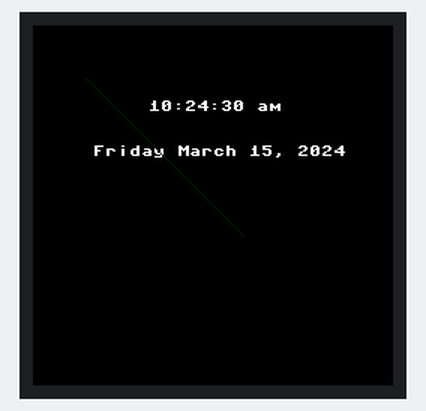
A program run on a simulated Raspberry Pi Pico running MicroPython. On the bench: 240×240 colour display. The clock reads 2024-03-15 10:24:30 at power-on unless the program sets it; library files of the repository ran but are not shown: LCD_1inch28.py.

Above: at 0.3 s.
At 37.3 s:
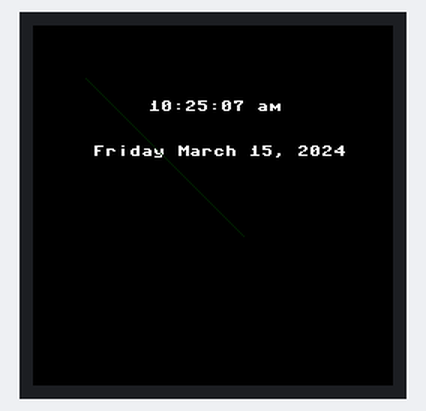

The program:

04-display-time.py
```python
from utime import localtime, sleep
from LCD_1inch28 import LCD_1inch28
from array import array

LCD = LCD_1inch28()


days = ('Monday', 'Tuesday', 'Wednesday', 'Thursday', 'Friday', 'Saturday',
        'Sunday')
months = ('Jan', 'Feb', 'March', 'April', 'May', 'June', 'July',
          'Aug', 'Sept', 'Oct', 'Nov', 'Dec')
label = ('year', 'month', 'mday', 'hour', 'minute', 'second', 'weekday', 'yearday')

def format_time(now):
    hour_number = now[3]
    if hour_number < 13:
        hour_12 = hour_number
        am_pm = 'am'
    else:
        hour_12 = hour_number - 12
        am_pm = 'pm'
    minutes_num = now[4]
    if minutes_num < 10:
        min_leading_zero = '0'
    else:
        min_leading_zero = ''
    seconds_num = now[5]
    if seconds_num < 10:
        sec_leading_zero = '0'
    else:
        sec_leading_zero = ''
    return "{}:{}{}:{}{} {}".format(hour_12, min_leading_zero, minutes_num, sec_leading_zero, seconds_num, am_pm)

def format_date(now):
    month_number = now[1]
    month_name = months[month_number - 1]
    weekday_number = now[6]
    day_name = days[weekday_number]
    hour_number = now[3]
    return "{} {} {}, {}".format(day_name, month_name, now[2], now[0])

CENTER = 120
# draw readability variables
ON = 1 # white
OFF = 0 # black
NO_FILL = 0 # just the border is drawn
FILL = 1 # all pixels within the polygon are drawn
while(True):
    now = localtime()
    sec = now[5]
    # print(now)
    LCD.fill(LCD.black)
    LCD.text(format_time(now), 77, 50, LCD.white)
    LCD.text(format_date(now), 40, 80, LCD.white)

    my_array = array('h', [CENTER,CENTER, sec,sec, CENTER+20,CENTER+20])
    # at poing (0,0) draw a polygon with on bits and filled
    LCD.poly(0,0, my_array, ON, FILL)

    LCD.show()
    sleep(1)
```
